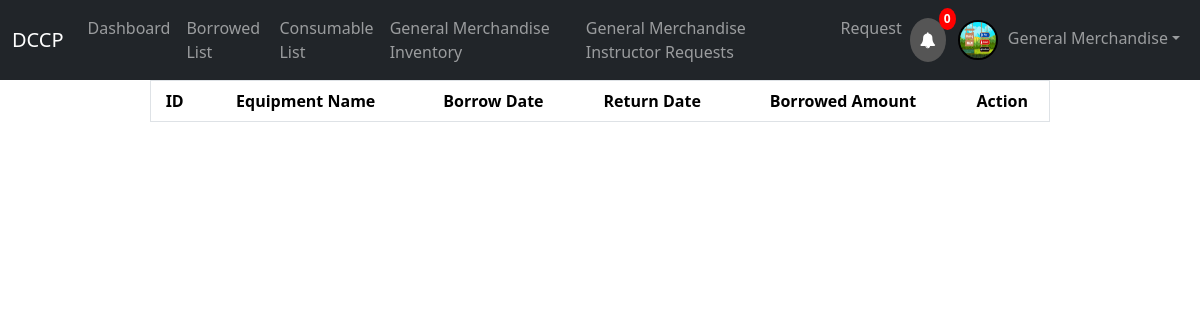
/borrowed_item.php (signed in), run on the app's committed database.
### tables this page shows
CREATE TABLE `account` (
  `UID` int(11) NOT NULL,
  `username` text NOT NULL,
  `password` text NOT NULL,
  `email` text NOT NULL,
  `department` text NOT NULL,
  `position` text NOT NULL,
  `user_type` text NOT NULL,
  `image_path` varchar(255) NOT NULL,
  `iid` text NOT NULL,
  `iid_image` text NOT NULL
);

### navigation_user.php (the view, shortened to what this page needs)
<?php
$dep = $_SESSION['department'];
$hier = $_SESSION['hierarchy'];
$query_today = "SELECT * FROM borrowed_item WHERE item_type != 'consumable' AND DATE(request_date) = CURDATE() AND borrower = '$name'";
$res_today = mysqli_query($mysqli, $query_today);
$num_due_today = mysqli_num_rows($res_today);
$query_passed = "SELECT * FROM borrowed_item WHERE item_type != 'consumable' AND DATE(request_date) < CURDATE() AND borrower = '$name'";
$res_passed = mysqli_query($mysqli, $query_passed);
$num_due_passed = mysqli_num_rows($res_passed);
$query_tomorrow = "SELECT * FROM borrowed_item WHERE item_type != 'consumable' AND DATE(request_date) = DATE(DATE_ADD(CURDATE(), INTERVAL 1 DAY)) AND borrower = '$name'";
$res_tomorrow = mysqli_query($mysqli, $query_tomorrow);
$num_due_tomorrow = mysqli_num_rows($res_tomorrow);
$acce = mysqli_query($mysqli, "SELECT * FROM accept WHERE user = '$name'");
$num_acce = mysqli_num_rows($acce);
$alerto = $num_due_today + $num_due_passed + $num_due_tomorrow + $num_acce;
$email_query = mysqli_query($mysqli, "SELECT * FROM account WHERE username = '$name'");
if ($email_query) {
    if (mysqli_num_rows($email_query) > 0) {
        $row = mysqli_fetch_array($email_query);
        $email = $row['email'];
        $image_path = $row['image_path'];
    }
}
?>
<link rel="stylesheet" href="https://cdnjs.cloudflare.com/ajax/libs/font-awesome/4.7.0/css/font-awesome.min.css">
<nav class="navbar navbar-expand-sm bg-dark navbar-dark">
    <div class="container-fluid">
        <a class="navbar-brand" href="#">DCCP</a>
        <div class="collapse navbar-collapse" id="collapsibleNavbar">
            <ul class="navbar-nav">
                <li class="nav-item">
                    <a class="nav-link" href="user_dashboard.php">Dashboard</a>
                </li>
                <li class="nav-item">
                    <a class="nav-link" href="borrowed_item.php">Borrowed List</a>
                </li>
                <?php
                if ($hier == 'Instructor') {
                } else {
                echo "<li class='nav-item'>";
                echo     "<a class='nav-link' href='item_storage.php'>Consumable List</a>";
                echo "</li>";
                }
                ?>
                <li class="nav-item">
                    <a class="nav-link" href="dep_inventory.php"><?php echo $dep; ?> Inventory</a>
                </li>
                <li class="nav-item">
                <a class="nav-link" href=" <?php if ($hier == 'Instructor') { echo    'request_index.php'; } else { echo    'request_ph_manage.php'; } ?> ">
                <?php if ($hier == 'Instructor') { echo    'Request'; } else { echo    $dep. ' Instructor Requests'; } ?>
                </a>
                </li>
                <?php
                if ($hier == 'Instructor') {
                } else {
                echo "<li class='nav-item'>";
                echo     "<a class='nav-link' href='request_index_ph.php'>Request</a>";
                echo "</li>";
                }
                ?>
            </ul>
            <div class="collapse navbar-collapse justify-content-end" id="navbarCollapse">
                <a href="notify_instructor.php" class="notification" >
                    <span><i class="fa fa-bell"></i></span>
<?php
                            echo "<span class='badge'>" . $alerto . "</span>";
?>
                </a>
					<ul class="navbar-nav">
						<li class="nav-item">
						<li class="nav-item dropdown">
							<a class="nav-link dropdown-toggle" href="#" role="button" data-bs-toggle="dropdown"><img src="<?php echo $image_path ?>"  style='width: 40px; height: 40px; border-radius: 50%; border: 2px solid #000; margin-right: 10px'><?php echo $email;?></a>
						</li>
						</li>
					</ul>
				</div>
			</div>
		</div>
	</nav>

### borrowed_item.php (style rules this page uses)
body { font-family: Arial, sans-serif; margin: 0; padding: 0; }

### navigation_user.php (style rules this page uses)
.notification { background-color: #555; color: white; text-decoration: none; padding: 10px; position: relative; display: inline-block; border-radius: 50%; animation: bellAnimation 2s infinite; }
.notification .badge { position: absolute; top: -10px; right: -10px; padding: 5px; border-radius: 50%; background: red; color: white; }

### data on the page
account: image_path (picture), email "General Merchandise"

### other printed values
$dep "General Merchandise"
$alerto "0"
